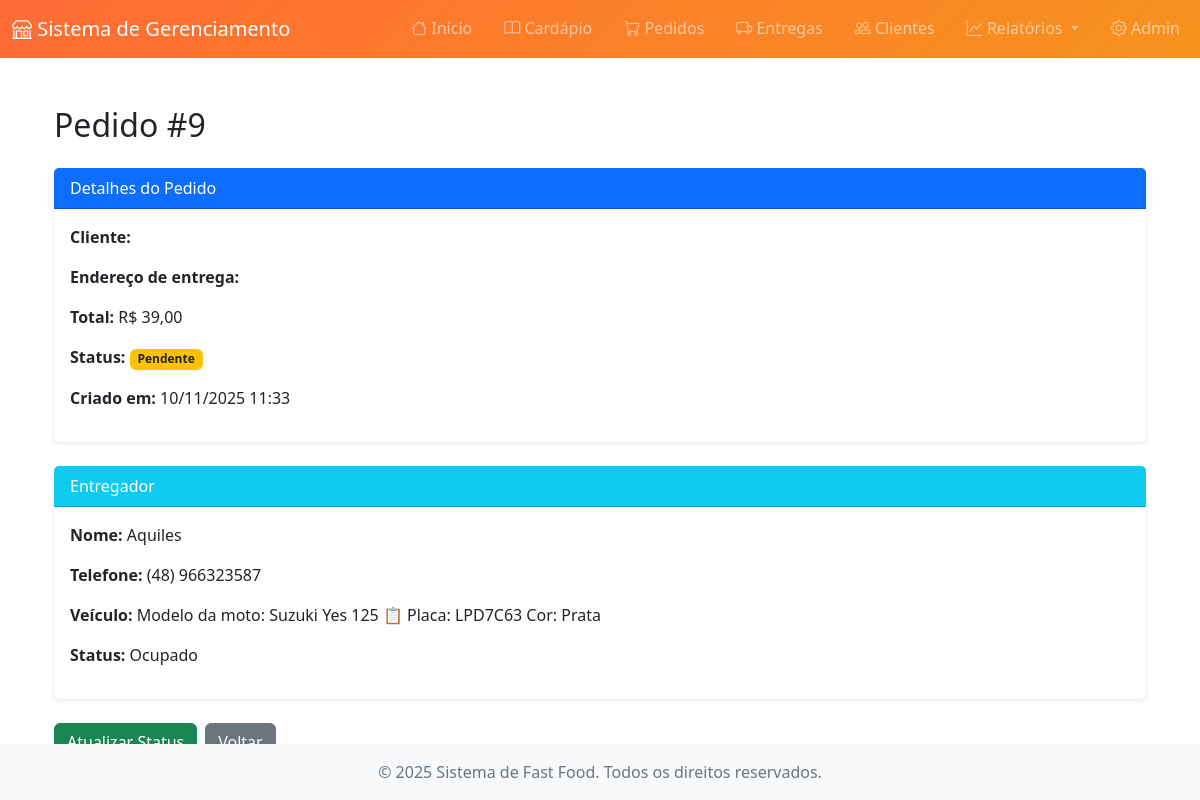
/pedidos/9/, run on the app's committed database.
### orders/models.py (models this page shows, shortened)
class Order(models.Model):
    STATUS_CHOICES = [
        ('PENDING', 'Pendente'),
        ('PREPARING', 'Em Preparação'),
        ('READY', 'Pronto para Entrega'),
        ('DELIVERED', 'Entregue'),
        ('CANCELLED', 'Cancelado'),
    ]
    customer = models.ForeignKey(Customer, on_delete=models.CASCADE, verbose_name='Cliente')
    status = models.CharField('Status', max_length=20, choices=STATUS_CHOICES, default='PENDING')
    total_price = models.DecimalField('Preço Total', max_digits=10, decimal_places=2, default=0)
    notes = models.TextField('Observações', blank=True)
    created_at = models.DateTimeField('Criado em', auto_now_add=True)
    updated_at = models.DateTimeField('Atualizado em', auto_now=True)
    class Meta:
        verbose_name = 'Pedido'
        verbose_name_plural = 'Pedidos'
        ordering = ['-created_at']

### delivery/models.py (models this page shows, shortened)
class Delivery(models.Model):
    STATUS_CHOICES = [
        ('PENDING', 'Pendente'),
        ('ASSIGNED', 'Atribuída'),
        ('IN_TRANSIT', 'Em Trânsito'),
        ('DELIVERED', 'Entregue'),
        ('FAILED', 'Falhou'),
    ]
    order = models.OneToOneField(Order, on_delete=models.CASCADE, verbose_name='Pedido')
    delivery_person = models.ForeignKey(
        DeliveryPerson,
        on_delete=models.SET_NULL,
        null=True,
        blank=True,
        verbose_name='Entregador'
    )
    status = models.CharField('Status', max_length=20, choices=STATUS_CHOICES, default='PENDING')
    delivery_address = models.TextField('Endereço de Entrega')
    estimated_time = models.IntegerField('Tempo Estimado (minutos)', default=30)
    actual_delivery_time = models.DateTimeField('Hora da Entrega', null=True, blank=True)
    notes = models.TextField('Observações', blank=True)
    created_at = models.DateTimeField('Criado em', auto_now_add=True)
    updated_at = models.DateTimeField('Atualizado em', auto_now=True)
    class Meta:
        verbose_name = 'Entrega'
        verbose_name_plural = 'Entregas'
        ordering = ['-created_at']

class DeliveryPerson(models.Model):
    STATUS_CHOICES = [
        ('AVAILABLE', 'Disponível'),
        ('BUSY', 'Ocupado'),
        ('OFFLINE', 'Offline'),
    ]
    name = models.CharField('Nome', max_length=200)
    phone = models.CharField('Telefone', max_length=20)
    vehicle = models.CharField('Veículo', max_length=100)
    status = models.CharField('Status', max_length=20, choices=STATUS_CHOICES, default='AVAILABLE')
    created_at = models.DateTimeField('Criado em', auto_now_add=True)
    class Meta:
        verbose_name = 'Entregador'
        verbose_name_plural = 'Entregadores'
        ordering = ['name']

### orders/views.py (the view)
# urls.py: path('<int:pk>/', views.order_detail, name='detail'),
def order_detail(request, pk):
    order = get_object_or_404(Order, pk=pk)
    context = {'order': order}
    return render(request, 'orders/order_detail.html', context)

### templates/orders/order_detail.html
{% extends 'base.html' %}
{% block content %}
<div class="container mt-5">
    <h2 class="mb-4">Pedido #{{ order.id }}</h2>
    <div class="card shadow-sm mb-4">
        <div class="card-header bg-primary text-white">
            Detalhes do Pedido
        </div>
        <div class="card-body">
            <p><strong>Cliente:</strong> {{ order.customer_name }}</p>
            <p><strong>Endereço de entrega:</strong> {{ order.delivery_address }}</p>
            <p><strong>Total:</strong> R$ {{ order.total_price }}</p>
            <p>
                <strong>Status:</strong>
                {% if order.status == 'PENDING' %}
                    <span class="badge bg-warning text-dark">{{ order.get_status_display }}</span>
                {% elif order.status == 'DELIVERED' %}
                    <span class="badge bg-success">{{ order.get_status_display }}</span>
                {% else %}
                    <span class="badge bg-secondary">{{ order.get_status_display }}</span>
                {% endif %}
            </p>
            <p><strong>Criado em:</strong> {{ order.created_at|date:"d/m/Y H:i" }}</p>
        </div>
    </div>
    <div class="card shadow-sm mb-4">
        <div class="card-header bg-info text-white">
            Entregador
        </div>
        <div class="card-body">
            {% if order.delivery %}
                {% if order.delivery.delivery_person %}
                    <p><strong>Nome:</strong> {{ order.delivery.delivery_person.name }}</p>
                    <p><strong>Telefone:</strong> {{ order.delivery.delivery_person.phone }}</p>
                    <p><strong>Veículo:</strong> {{ order.delivery.delivery_person.vehicle }}</p>
                    <p><strong>Status:</strong> {{ order.delivery.delivery_person.get_status_display }}</p>
                {% else %}
                    <p class="text-warning mb-2">Nenhum entregador atribuído.</p>
                    <a href="{% url 'delivery:assign' order.delivery.id %}" class="btn btn-primary">
                        Atribuir Entregador
                    </a>
                {% endif %}
            {% else %}
                <p class="text-warning mb-3">Entrega ainda não criada para este pedido.</p>
                <a href="{% url 'delivery:create' order.id %}" class="btn btn-outline-primary">
                    Criar Entrega para este Pedido
                </a>
            {% endif %}
        </div>
    </div>
    <div class="d-flex gap-2">
        <a href="{% url 'orders:update_status' order.id %}" class="btn btn-success">Atualizar Status</a>
        <a href="{% url 'orders:list' %}" class="btn btn-secondary">Voltar</a>
    </div>
</div>
{% endblock %}

### templates/base.html (style rules this page uses)
:root { --primary-color: #ff6b35; --secondary-color: #f7931e; --dark-color: #2c3e50; }
.card { border: none; box-shadow: 0 2px 10px rgba(0,0,0,0.1); transition: transform 0.2s; }

### data on the page
Order: id "9", total_price "39,00", status "Pendente", created_at "10/11/2025 11:33", delivery.delivery_person.name "Aquiles", delivery.delivery_person.phone "(48) 966323587", delivery.delivery_person.vehicle "Modelo da moto: Suzuki Yes 125 📋 Placa: LPD7C63 Cor: Prata", delivery.delivery_person.status "Ocupado"
